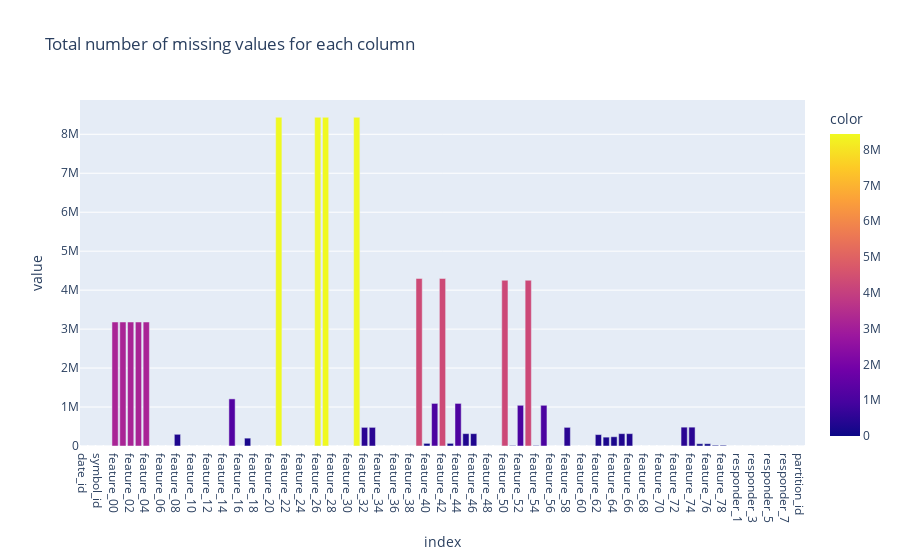

The notebook cell saved with this chart:
### Code cell
gone = train_data.isnull().sum().compute()
px.bar(gone, color=gone.values, title="Total number of missing values for each column").show()

### Figure 1 — Plotly figure (JSON) as saved in the notebook; plotly's stock layout.template omitted (floating-point values rounded to 4 significant figures)
{"data": [{"alignmentgroup": "True", "hovertemplate": "index=%{x}<br>value=%{y}<br>color=%{marker.color}<extra></extra>", "legendgroup": "", "marker": {"color": [0, 0, 0, 0, 3182052, 3182052, 3182052, 3182052, 3182052, 0, 0, 0, 300247, 0, 0, 0, 0, 0, 0, 1209299, 261, 201838, 226, 226, 0, 8435985, 0, 0, 0, 0, 8435985, 8435985, 0, 0, 0, 8435985, 478457, 478457, 0, 0, 0, 849, 0, 4300649, 67856, 1093012, 4300649, 67856, 1093012, 317163, 317163, 87, 0, 0, 4254098, 13805, 1044898, 4254098, 13805, 1044898, 226, 226, 478452, 0, 0, 0, 292827, 227566, 237663, 317163, 317163, 0, 0, 0, 0, 0, 0, 483759, 483759, 58430, 58430, 20043, 20043, 0, 0, 0, 0, 0, 0, 0, 0, 0, 0], "coloraxis": "coloraxis", "pattern": {"shape": ""}}, "name": "", "offsetgroup": "", "orientation": "v", "showlegend": false, "textposition": "auto", "type": "bar", "x": ["date_id", "time_id", "symbol_id", "weight", "feature_00", "feature_01", "feature_02", "feature_03", "feature_04", "feature_05", "feature_06", "feature_07", "feature_08", "feature_09", "feature_10", "feature_11", "feature_12", "feature_13", "feature_14", "feature_15", "feature_16", "feature_17", "feature_18", "feature_19", "feature_20", "feature_21", "feature_22", "feature_23", "feature_24", "feature_25", "feature_26", "feature_27", "feature_28", "feature_29", "feature_30", "feature_31", "feature_32", "feature_33", "feature_34", "feature_35", "feature_36", "feature_37", "feature_38", "feature_39", "feature_40", "feature_41", "feature_42", "feature_43", "feature_44", "feature_45", "feature_46", "feature_47", "feature_48", "feature_49", "feature_50", "feature_51", "feature_52", "feature_53", "feature_54", "feature_55", "feature_56", "feature_57", "feature_58", "feature_59", "feature_60", "feature_61", "feature_62", "feature_63", "feature_64", "feature_65", "feature_66", "feature_67", "feature_68", "feature_69", "feature_70", "feature_71", "feature_72", "feature_73", "feature_74", "feature_75", "feature_76", "feature_77", "feature_78", "responder_0", "responder_1", "responder_2", "responder_3", "responder_4", "responder_5", "responder_6", "responder_7", "responder_8", "partition_id"], "xaxis": "x", "y": [0, 0, 0, 0, 3182052, 3182052, 3182052, 3182052, 3182052, 0, 0, 0, 300247, 0, 0, 0, 0, 0, 0, 1209299, 261, 201838, 226, 226, 0, 8435985, 0, 0, 0, 0, 8435985, 8435985, 0, 0, 0, 8435985, 478457, 478457, 0, 0, 0, 849, 0, 4300649, 67856, 1093012, 4300649, 67856, 1093012, 317163, 317163, 87, 0, 0, 4254098, 13805, 1044898, 4254098, 13805, 1044898, 226, 226, 478452, 0, 0, 0, 292827, 227566, 237663, 317163, 317163, 0, 0, 0, 0, 0, 0, 483759, 483759, 58430, 58430, 20043, 20043, 0, 0, 0, 0, 0, 0, 0, 0, 0, 0], "yaxis": "y"}], "layout": {"barmode": "relative", "coloraxis": {"colorbar": {"title": {"text": "color"}}, "colorscale": [[0, "#0d0887"], [0.1111, "#46039f"], [0.2222, "#7201a8"], [0.3333, "#9c179e"], [0.4444, "#bd3786"], [0.5556, "#d8576b"], [0.6667, "#ed7953"], [0.7778, "#fb9f3a"], [0.8889, "#fdca26"], [1, "#f0f921"]]}, "legend": {"tracegroupgap": 0}, "title": {"text": "Total number of missing values for each column"}, "xaxis": {"anchor": "y", "domain": [0, 1], "title": {"text": "index"}}, "yaxis": {"anchor": "x", "domain": [0, 1], "title": {"text": "value"}}}}
